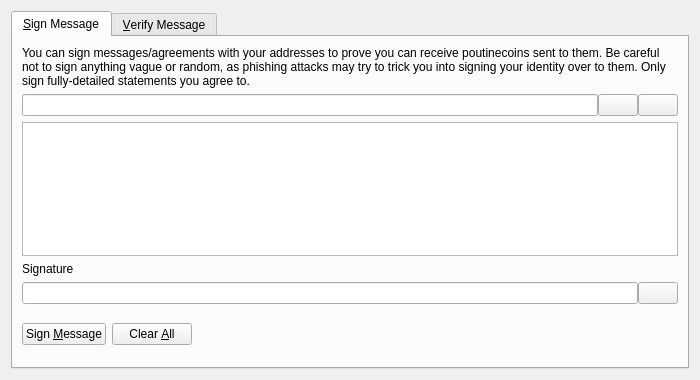
<?xml version="1.0" encoding="UTF-8"?>
<ui version="4.0">
 <class>SignVerifyMessageDialog</class>
 <widget class="QDialog" name="SignVerifyMessageDialog">
  <property name="geometry">
   <rect>
    <x>0</x>
    <y>0</y>
    <width>700</width>
    <height>380</height>
   </rect>
  </property>
  <property name="windowTitle">
   <string>Signatures - Sign / Verify a Message</string>
  </property>
  <property name="modal">
   <bool>true</bool>
  </property>
  <layout class="QVBoxLayout" name="verticalLayout">
   <item>
    <widget class="QTabWidget" name="tabWidget">
     <property name="currentIndex">
      <number>0</number>
     </property>
     <widget class="QWidget" name="tabSignMessage">
      <attribute name="title">
       <string>&amp;Sign Message</string>
      </attribute>
      <layout class="QVBoxLayout" name="verticalLayout_SM">
       <item>
        <widget class="QLabel" name="infoLabel_SM">
         <property name="text">
          <string>You can sign messages/agreements with your addresses to prove you can receive poutinecoins sent to them. Be careful not to sign anything vague or random, as phishing attacks may try to trick you into signing your identity over to them. Only sign fully-detailed statements you agree to.</string>
         </property>
         <property name="textFormat">
          <enum>Qt::PlainText</enum>
         </property>
         <property name="wordWrap">
          <bool>true</bool>
         </property>
        </widget>
       </item>
       <item>
        <layout class="QHBoxLayout" name="horizontalLayout_1_SM">
         <property name="spacing">
          <number>0</number>
         </property>
         <item>
          <widget class="QValidatedLineEdit" name="addressIn_SM">
           <property name="toolTip">
            <string>The Poutinecoin address to sign the message with</string>
           </property>
          </widget>
         </item>
         <item>
          <widget class="QPushButton" name="addressBookButton_SM">
           <property name="toolTip">
            <string>Choose previously used address</string>
           </property>
           <property name="text">
            <string/>
           </property>
           <property name="icon">
            <iconset resource="../bitcoin.qrc">
             <normaloff>:/icons/address-book</normaloff>:/icons/address-book</iconset>
           </property>
           <property name="shortcut">
            <string>Alt+A</string>
           </property>
           <property name="autoDefault">
            <bool>false</bool>
           </property>
          </widget>
         </item>
         <item>
          <widget class="QPushButton" name="pasteButton_SM">
           <property name="toolTip">
            <string>Paste address from clipboard</string>
           </property>
           <property name="text">
            <string/>
           </property>
           <property name="icon">
            <iconset resource="../bitcoin.qrc">
             <normaloff>:/icons/editpaste</normaloff>:/icons/editpaste</iconset>
           </property>
           <property name="shortcut">
            <string>Alt+P</string>
           </property>
           <property name="autoDefault">
            <bool>false</bool>
           </property>
          </widget>
         </item>
        </layout>
       </item>
       <item>
        <widget class="QPlainTextEdit" name="messageIn_SM">
         <property name="toolTip">
          <string>Enter the message you want to sign here</string>
         </property>
        </widget>
       </item>
       <item>
        <widget class="QLabel" name="signatureLabel_SM">
         <property name="text">
          <string>Signature</string>
         </property>
         <property name="textFormat">
          <enum>Qt::PlainText</enum>
         </property>
        </widget>
       </item>
       <item>
        <layout class="QHBoxLayout" name="horizontalLayout_2_SM">
         <property name="spacing">
          <number>0</number>
         </property>
         <item>
          <widget class="QLineEdit" name="signatureOut_SM">
           <property name="font">
            <font>
             <italic>true</italic>
            </font>
           </property>
           <property name="readOnly">
            <bool>true</bool>
           </property>
          </widget>
         </item>
         <item>
          <widget class="QPushButton" name="copySignatureButton_SM">
           <property name="toolTip">
            <string>Copy the current signature to the system clipboard</string>
           </property>
           <property name="text">
            <string/>
           </property>
           <property name="icon">
            <iconset resource="../bitcoin.qrc">
             <normaloff>:/icons/editcopy</normaloff>:/icons/editcopy</iconset>
           </property>
           <property name="autoDefault">
            <bool>false</bool>
           </property>
          </widget>
         </item>
        </layout>
       </item>
       <item>
        <layout class="QHBoxLayout" name="horizontalLayout_3_SM">
         <item>
          <widget class="QPushButton" name="signMessageButton_SM">
           <property name="toolTip">
            <string>Sign the message to prove you own this Poutinecoin address</string>
           </property>
           <property name="text">
            <string>Sign &amp;Message</string>
           </property>
           <property name="icon">
            <iconset resource="../bitcoin.qrc">
             <normaloff>:/icons/edit</normaloff>:/icons/edit</iconset>
           </property>
           <property name="autoDefault">
            <bool>false</bool>
           </property>
          </widget>
         </item>
         <item>
          <widget class="QPushButton" name="clearButton_SM">
           <property name="toolTip">
            <string>Reset all sign message fields</string>
           </property>
           <property name="text">
            <string>Clear &amp;All</string>
           </property>
           <property name="icon">
            <iconset resource="../bitcoin.qrc">
             <normaloff>:/icons/remove</normaloff>:/icons/remove</iconset>
           </property>
           <property name="autoDefault">
            <bool>false</bool>
           </property>
          </widget>
         </item>
         <item>
          <spacer name="horizontalSpacer_1_SM">
           <property name="orientation">
            <enum>Qt::Horizontal</enum>
           </property>
           <property name="sizeHint" stdset="0">
            <size>
             <width>40</width>
             <height>48</height>
            </size>
           </property>
          </spacer>
         </item>
         <item>
          <widget class="QLabel" name="statusLabel_SM">
           <property name="font">
            <font>
             <weight>75</weight>
             <bold>true</bold>
            </font>
           </property>
           <property name="text">
            <string/>
           </property>
           <property name="wordWrap">
            <bool>true</bool>
           </property>
          </widget>
         </item>
         <item>
          <spacer name="horizontalSpacer_2_SM">
           <property name="orientation">
            <enum>Qt::Horizontal</enum>
           </property>
           <property name="sizeHint" stdset="0">
            <size>
             <width>40</width>
             <height>48</height>
            </size>
           </property>
          </spacer>
         </item>
        </layout>
       </item>
      </layout>
     </widget>
     <widget class="QWidget" name="tabVerifyMessage">
      <attribute name="title">
       <string>&amp;Verify Message</string>
      </attribute>
      <layout class="QVBoxLayout" name="verticalLayout_VM">
       <item>
        <widget class="QLabel" name="infoLabel_VM">
         <property name="text">
          <string>Enter the receiver's address, message (ensure you copy line breaks, spaces, tabs, etc. exactly) and signature below to verify the message. Be careful not to read more into the signature than what is in the signed message itself, to avoid being tricked by a man-in-the-middle attack. Note that this only proves the signing party receives with the address, it cannot prove sendership of any transaction!</string>
         </property>
         <property name="textFormat">
          <enum>Qt::PlainText</enum>
         </property>
         <property name="alignment">
          <set>Qt::AlignLeading|Qt::AlignLeft|Qt::AlignTop</set>
         </property>
         <property name="wordWrap">
          <bool>true</bool>
         </property>
        </widget>
       </item>
       <item>
        <layout class="QHBoxLayout" name="horizontalLayout_1_VM">
         <property name="spacing">
          <number>0</number>
         </property>
         <item>
          <widget class="QValidatedLineEdit" name="addressIn_VM">
           <property name="toolTip">
            <string>The Poutinecoin address the message was signed with</string>
           </property>
          </widget>
         </item>
         <item>
          <widget class="QPushButton" name="addressBookButton_VM">
           <property name="toolTip">
            <string>Choose previously used address</string>
           </property>
           <property name="text">
            <string/>
           </property>
           <property name="icon">
            <iconset resource="../bitcoin.qrc">
             <normaloff>:/icons/address-book</normaloff>:/icons/address-book</iconset>
           </property>
           <property name="shortcut">
            <string>Alt+A</string>
           </property>
           <property name="autoDefault">
            <bool>false</bool>
           </property>
          </widget>
         </item>
        </layout>
       </item>
       <item>
        <widget class="QPlainTextEdit" name="messageIn_VM"/>
       </item>
       <item>
        <widget class="QValidatedLineEdit" name="signatureIn_VM"/>
       </item>
       <item>
        <layout class="QHBoxLayout" name="horizontalLayout_2_VM">
         <item>
          <widget class="QPushButton" name="verifyMessageButton_VM">
           <property name="toolTip">
            <string>Verify the message to ensure it was signed with the specified Poutinecoin address</string>
           </property>
           <property name="text">
            <string>Verify &amp;Message</string>
           </property>
           <property name="icon">
            <iconset resource="../bitcoin.qrc">
             <normaloff>:/icons/transaction_0</normaloff>:/icons/transaction_0</iconset>
           </property>
           <property name="autoDefault">
            <bool>false</bool>
           </property>
          </widget>
         </item>
         <item>
          <widget class="QPushButton" name="clearButton_VM">
           <property name="toolTip">
            <string>Reset all verify message fields</string>
           </property>
           <property name="text">
            <string>Clear &amp;All</string>
           </property>
           <property name="icon">
            <iconset resource="../bitcoin.qrc">
             <normaloff>:/icons/remove</normaloff>:/icons/remove</iconset>
           </property>
           <property name="autoDefault">
            <bool>false</bool>
           </property>
          </widget>
         </item>
         <item>
          <spacer name="horizontalSpacer_1_VM">
           <property name="orientation">
            <enum>Qt::Horizontal</enum>
           </property>
           <property name="sizeHint" stdset="0">
            <size>
             <width>40</width>
             <height>48</height>
            </size>
           </property>
          </spacer>
         </item>
         <item>
          <widget class="QLabel" name="statusLabel_VM">
           <property name="font">
            <font>
             <weight>75</weight>
             <bold>true</bold>
            </font>
           </property>
           <property name="text">
            <string/>
           </property>
           <property name="wordWrap">
            <bool>true</bool>
           </property>
          </widget>
         </item>
         <item>
          <spacer name="horizontalSpacer_2_VM">
           <property name="orientation">
            <enum>Qt::Horizontal</enum>
           </property>
           <property name="sizeHint" stdset="0">
            <size>
             <width>40</width>
             <height>48</height>
            </size>
           </property>
          </spacer>
         </item>
        </layout>
       </item>
      </layout>
     </widget>
    </widget>
   </item>
  </layout>
 </widget>
 <customwidgets>
  <customwidget>
   <class>QValidatedLineEdit</class>
   <extends>QLineEdit</extends>
   <header>qt/qvalidatedlineedit.h</header>
  </customwidget>
 </customwidgets>
 <resources>
  <include location="../bitcoin.qrc"/>
 </resources>
 <connections/>
</ui>
